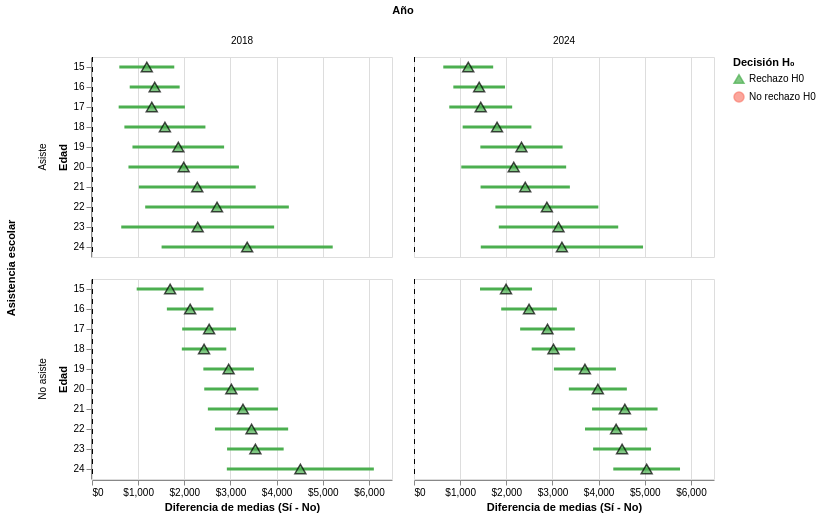

Source (notebook cell):
### Code cell
# ======================================
# GRÁFICO DE DIFERENCIAS – APORTACIÓN JÓVENES (con línea H0 y resaltado)
# ======================================

import altair as alt

print("✅ Creando gráfico con línea de hipótesis nula y resaltado de Rechazo H₀...")

# 1. Asegurarse de que Edad sea numérica
res_df_filtrado = res_df.copy()
try:
    res_df_filtrado["Edad"] = res_df_filtrado["Edad"].astype(int)
except:
    pass

# 2. Gráfico base
base = alt.Chart(res_df_filtrado).encode(
    y=alt.Y('Edad:O', title='Edad', axis=alt.Axis(labelAngle=0)),
    color=alt.Color('Decisión', title='Decisión H₀',
        scale=alt.Scale(
            domain=['Rechazo H0', 'No rechazo H0'],
            range=['#4CAF50', '#FA8072']  # Verde y salmón
        )
    ),
    tooltip=[
        alt.Tooltip('Año', title='Año'),
        alt.Tooltip('Asistencia', title='Asistencia escolar'),
        alt.Tooltip('Edad', title='Edad'),
        alt.Tooltip('Diferencia (Sí - No)', title='Diferencia (Sí - No)', format='$,.2f'),
        alt.Tooltip('IC95% inferior', title='IC 95% Inf.', format='$,.2f'),
        alt.Tooltip('IC95% superior', title='IC 95% Sup.', format='$,.2f'),
        alt.Tooltip('Valor-p', title='Valor-p', format='.4f'),
        alt.Tooltip('Decisión', title='Decisión H₀')
    ]
)

# 3. Barras de error (intervalos de confianza)
error_bars = base.mark_rule(size=3).encode(
    x=alt.X('IC95% inferior:Q', 
            title='Diferencia de medias (Sí - No)',
            axis=alt.Axis(format='$,.0f')),
    x2='IC95% superior:Q'
)

# 4. Puntos (estimaciones puntuales)
#    Usamos shape distinto y borde negro para los casos donde se rechaza H0
points = base.mark_point(size=120, filled=True, stroke='black', strokeWidth=1.5).encode(
    x=alt.X('Diferencia (Sí - No):Q'),
    shape=alt.Shape('Decisión', 
                    scale=alt.Scale(domain=['Rechazo H0', 'No rechazo H0'],
                                    range=['triangle-up', 'circle']),
                    legend=alt.Legend(title='Decisión H₀'))
)

# 5. Línea vertical en cero (hipótesis nula)
zero_line = alt.Chart(pd.DataFrame({'x': [0]})).mark_rule(
    color='black',
    strokeDash=[5,5],
    size=2
).encode(x='x')

# 6. Combinar capas y facetear por año y asistencia
final_chart = (error_bars + points + zero_line).facet(
    column=alt.Column('Año:N', title='Año'),
    row=alt.Row('Asistencia:N', title='Asistencia escolar')
).properties(
    background='#FFFFFF'
).configure_title(
    fontSize=14,
    anchor='middle'
).interactive()

final_chart

### Figure 1 — Vega-Lite specification as saved in the notebook (floating-point values rounded to 4 significant figures)
{"config": {"view": {"continuousWidth": 300, "continuousHeight": 300}, "title": {"anchor": "middle", "fontSize": 14}}, "data": {"name": "data-e7c05bfe805ce7259b681acea44328c8"}, "facet": {"column": {"field": "Año", "title": "Año", "type": "nominal"}, "row": {"field": "Asistencia", "title": "Asistencia escolar", "type": "nominal"}}, "spec": {"layer": [{"mark": {"type": "rule", "size": 3}, "encoding": {"color": {"field": "Decisión", "scale": {"domain": ["Rechazo H0", "No rechazo H0"], "range": ["#4CAF50", "#FA8072"]}, "title": "Decisión H₀", "type": "nominal"}, "tooltip": [{"field": "Año", "title": "Año", "type": "quantitative"}, {"field": "Asistencia", "title": "Asistencia escolar", "type": "nominal"}, {"field": "Edad", "title": "Edad", "type": "quantitative"}, {"field": "Diferencia (Sí - No)", "format": "$,.2f", "title": "Diferencia (Sí - No)", "type": "quantitative"}, {"field": "IC95% inferior", "format": "$,.2f", "title": "IC 95% Inf.", "type": "quantitative"}, {"field": "IC95% superior", "format": "$,.2f", "title": "IC 95% Sup.", "type": "quantitative"}, {"field": "Valor-p", "format": ".4f", "title": "Valor-p", "type": "quantitative"}, {"field": "Decisión", "title": "Decisión H₀", "type": "nominal"}], "x": {"axis": {"format": "$,.0f"}, "field": "IC95% inferior", "title": "Diferencia de medias (Sí - No)", "type": "quantitative"}, "x2": {"field": "IC95% superior"}, "y": {"axis": {"labelAngle": 0}, "field": "Edad", "title": "Edad", "type": "ordinal"}}, "name": "view_3"}, {"mark": {"type": "point", "filled": true, "size": 120, "stroke": "black", "strokeWidth": 1.5}, "encoding": {"color": {"field": "Decisión", "scale": {"domain": ["Rechazo H0", "No rechazo H0"], "range": ["#4CAF50", "#FA8072"]}, "title": "Decisión H₀", "type": "nominal"}, "shape": {"field": "Decisión", "legend": {"title": "Decisión H₀"}, "scale": {"domain": ["Rechazo H0", "No rechazo H0"], "range": ["triangle-up", "circle"]}, "type": "nominal"}, "tooltip": [{"field": "Año", "title": "Año", "type": "quantitative"}, {"field": "Asistencia", "title": "Asistencia escolar", "type": "nominal"}, {"field": "Edad", "title": "Edad", "type": "quantitative"}, {"field": "Diferencia (Sí - No)", "format": "$,.2f", "title": "Diferencia (Sí - No)", "type": "quantitative"}, {"field": "IC95% inferior", "format": "$,.2f", "title": "IC 95% Inf.", "type": "quantitative"}, {"field": "IC95% superior", "format": "$,.2f", "title": "IC 95% Sup.", "type": "quantitative"}, {"field": "Valor-p", "format": ".4f", "title": "Valor-p", "type": "quantitative"}, {"field": "Decisión", "title": "Decisión H₀", "type": "nominal"}], "x": {"field": "Diferencia (Sí - No)", "type": "quantitative"}, "y": {"axis": {"labelAngle": 0}, "field": "Edad", "title": "Edad", "type": "ordinal"}}}, {"data": {"name": "data-d285a7403ed98ae579761d64a864032b"}, "mark": {"type": "rule", "color": "black", "size": 2, "strokeDash": [5, 5]}, "encoding": {"x": {"field": "x", "type": "quantitative"}}}]}, "background": "#FFFFFF", "params": [{"name": "param_3", "select": {"type": "interval", "encodings": ["x", "y"]}, "bind": "scales", "views": ["view_3"]}], "$schema": "https://vega.github.io/schema/vega-lite/v5.20.1.json", "datasets": {"data-e7c05bfe805ce7259b681acea44328c8": [{"Año": 2018, "Edad": 15, "Asistencia": "Asiste", "Media (Sí)": 8790.0, "Media (No)": 7603.0, "Diferencia (Sí - No)": 1187.0, "Error Estándar": 303.7, "Z": 3.91, "Valor-p": 9.243e-05, "IC95% inferior": 592.1, "IC95% superior": 1783.0, "Decisión": "Rechazo H0"}, {"Año": 2018, "Edad": 15, "Asistencia": "No asiste", "Media (Sí)": 6444.0, "Media (No)": 4752.0, "Diferencia (Sí - No)": 1693.0, "Error Estándar": 369.6, "Z": 4.58, "Valor-p": 4.661e-06, "IC95% inferior": 968.2, "IC95% superior": 2417.0, "Decisión": "Rechazo H0"}, {"Año": 2018, "Edad": 16, "Asistencia": "Asiste", "Media (Sí)": 9251.0, "Media (No)": 7893.0, "Diferencia (Sí - No)": 1358.0, "Error Estándar": 276.0, "Z": 4.92, "Valor-p": 8.633e-07, "IC95% inferior": 817.2, "IC95% superior": 1899.0, "Decisión": "Rechazo H0"}, {"Año": 2018, "Edad": 16, "Asistencia": "No asiste", "Media (Sí)": 6551.0, "Media (No)": 4425.0, "Diferencia (Sí - No)": 2127.0, "Error Estándar": 257.3, "Z": 8.266, "Valor-p": 2.22e-16, "IC95% inferior": 1622.0, "IC95% superior": 2631.0, "Decisión": "Rechazo H0"}, {"Año": 2018, "Edad": 17, "Asistencia": "Asiste", "Media (Sí)": 9822.0, "Media (No)": 8527.0, "Diferencia (Sí - No)": 1295.0, "Error Estándar": 366.1, "Z": 3.538, "Valor-p": 0.0004031, "IC95% inferior": 577.7, "IC95% superior": 2013.0, "Decisión": "Rechazo H0"}, {"Año": 2018, "Edad": 17, "Asistencia": "No asiste", "Media (Sí)": 7691.0, "Media (No)": 5153.0, "Diferencia (Sí - No)": 2538.0, "Error Estándar": 297.9, "Z": 8.519, "Valor-p": 0.0, "IC95% inferior": 1954.0, "IC95% superior": 3122.0, "Decisión": "Rechazo H0"}, {"Año": 2018, "Edad": 18, "Asistencia": "Asiste", "Media (Sí)": 11160.0, "Media (No)": 9580.0, "Diferencia (Sí - No)": 1580.0, "Error Estándar": 447.8, "Z": 3.527, "Valor-p": 0.00042, "IC95% inferior": 701.9, "IC95% superior": 2457.0, "Decisión": "Rechazo H0"}, {"Año": 2018, "Edad": 18, "Asistencia": "No asiste", "Media (Sí)": 7986.0, "Media (No)": 5559.0, "Diferencia (Sí - No)": 2428.0, "Error Estándar": 245.6, "Z": 9.884, "Valor-p": 0.0, "IC95% inferior": 1946.0, "IC95% superior": 2909.0, "Decisión": "Rechazo H0"}, {"Año": 2018, "Edad": 19, "Asistencia": "Asiste", "Media (Sí)": 11960.0, "Media (No)": 10090.0, "Diferencia (Sí - No)": 1869.0, "Error Estándar": 506.5, "Z": 3.691, "Valor-p": 0.0002234, "IC95% inferior": 876.7, "IC95% superior": 2862.0, "Decisión": "Rechazo H0"}, {"Año": 2018, "Edad": 19, "Asistencia": "No asiste", "Media (Sí)": 8874.0, "Media (No)": 5913.0, "Diferencia (Sí - No)": 2961.0, "Error Estándar": 279.6, "Z": 10.59, "Valor-p": 0.0, "IC95% inferior": 2412.0, "IC95% superior": 3509.0, "Decisión": "Rechazo H0"}, {"Año": 2018, "Edad": 20, "Asistencia": "Asiste", "Media (Sí)": 13180.0, "Media (No)": 11200.0, "Diferencia (Sí - No)": 1987.0, "Error Estándar": 610.6, "Z": 3.254, "Valor-p": 0.001138, "IC95% inferior": 790.0, "IC95% superior": 3184.0, "Decisión": "Rechazo H0"}, {"Año": 2018, "Edad": 20, "Asistencia": "No asiste", "Media (Sí)": 8712.0, "Media (No)": 5693.0, "Diferencia (Sí - No)": 3019.0, "Error Estándar": 299.6, "Z": 10.08, "Valor-p": 0.0, "IC95% inferior": 2432.0, "IC95% superior": 3606.0, "Decisión": "Rechazo H0"}, {"Año": 2018, "Edad": 21, "Asistencia": "Asiste", "Media (Sí)": 13470.0, "Media (No)": 11190.0, "Diferencia (Sí - No)": 2281.0, "Error Estándar": 645.7, "Z": 3.533, "Valor-p": 0.0004115, "IC95% inferior": 1015.0, "IC95% superior": 3546.0, "Decisión": "Rechazo H0"}, {"Año": 2018, "Edad": 21, "Asistencia": "No asiste", "Media (Sí)": 9441.0, "Media (No)": 6171.0, "Diferencia (Sí - No)": 3271.0, "Error Estándar": 387.8, "Z": 8.434, "Valor-p": 0.0, "IC95% inferior": 2511.0, "IC95% superior": 4031.0, "Decisión": "Rechazo H0"}, {"Año": 2018, "Edad": 22, "Asistencia": "Asiste", "Media (Sí)": 14360.0, "Media (No)": 11650.0, "Diferencia (Sí - No)": 2709.0, "Error Estándar": 794.0, "Z": 3.412, "Valor-p": 0.0006456, "IC95% inferior": 1153.0, "IC95% superior": 4265.0, "Decisión": "Rechazo H0"}, {"Año": 2018, "Edad": 22, "Asistencia": "No asiste", "Media (Sí)": 10200.0, "Media (No)": 6739.0, "Diferencia (Sí - No)": 3457.0, "Error Estándar": 404.6, "Z": 8.544, "Valor-p": 0.0, "IC95% inferior": 2664.0, "IC95% superior": 4250.0, "Decisión": "Rechazo H0"}, {"Año": 2018, "Edad": 23, "Asistencia": "Asiste", "Media (Sí)": 14350.0, "Media (No)": 12060.0, "Diferencia (Sí - No)": 2290.0, "Error Estándar": 845.1, "Z": 2.71, "Valor-p": 0.006736, "IC95% inferior": 633.5, "IC95% superior": 3946.0, "Decisión": "Rechazo H0"}, {"Año": 2018, "Edad": 23, "Asistencia": "No asiste", "Media (Sí)": 10450.0, "Media (No)": 6911.0, "Diferencia (Sí - No)": 3540.0, "Error Estándar": 312.7, "Z": 11.32, "Valor-p": 0.0, "IC95% inferior": 2927.0, "IC95% superior": 4153.0, "Decisión": "Rechazo H0"}, {"Año": 2018, "Edad": 24, "Asistencia": "Asiste", "Media (Sí)": 15380.0, "Media (No)": 12020.0, "Diferencia (Sí - No)": 3362.0, "Error Estándar": 945.9, "Z": 3.554, "Valor-p": 0.0003795, "IC95% inferior": 1508.0, "IC95% superior": 5215.0, "Decisión": "Rechazo H0"}, {"Año": 2018, "Edad": 24, "Asistencia": "No asiste", "Media (Sí)": 11670.0, "Media (No)": 7155.0, "Diferencia (Sí - No)": 4514.0, "Error Estándar": 812.5, "Z": 5.556, "Valor-p": 2.76e-08, "IC95% inferior": 2922.0, "IC95% superior": 6107.0, "Decisión": "Rechazo H0"}, {"Año": 2024, "Edad": 15, "Asistencia": "Asiste", "Media (Sí)": 11250.0, "Media (No)": 10080.0, "Diferencia (Sí - No)": 1175.0, "Error Estándar": 275.8, "Z": 4.26, "Valor-p": 2.04e-05, "IC95% inferior": 634.5, "IC95% superior": 1716.0, "Decisión": "Rechazo H0"}, {"Año": 2024, "Edad": 15, "Asistencia": "No asiste", "Media (Sí)": 7628.0, "Media (No)": 5635.0, "Diferencia (Sí - No)": 1994.0, "Error Estándar": 287.6, "Z": 6.933, "Valor-p": 4.117e-12, "IC95% inferior": 1430.0, "IC95% superior": 2558.0, "Decisión": "Rechazo H0"}, {"Año": 2024, "Edad": 16, "Asistencia": "Asiste", "Media (Sí)": 12000.0, "Media (No)": 10580.0, "Diferencia (Sí - No)": 1412.0, "Error Estándar": 285.5, "Z": 4.944, "Valor-p": 7.639e-07, "IC95% inferior": 852.0, "IC95% superior": 1971.0, "Decisión": "Rechazo H0"}, {"Año": 2024, "Edad": 16, "Asistencia": "No asiste", "Media (Sí)": 8427.0, "Media (No)": 5935.0, "Diferencia (Sí - No)": 2492.0, "Error Estándar": 307.6, "Z": 8.102, "Valor-p": 4.441e-16, "IC95% inferior": 1889.0, "IC95% superior": 3095.0, "Decisión": "Rechazo H0"}, {"Año": 2024, "Edad": 17, "Asistencia": "Asiste", "Media (Sí)": 12260.0, "Media (No)": 10810.0, "Diferencia (Sí - No)": 1446.0, "Error Estándar": 347.6, "Z": 4.16, "Valor-p": 3.189e-05, "IC95% inferior": 764.5, "IC95% superior": 2127.0, "Decisión": "Rechazo H0"}, {"Año": 2024, "Edad": 17, "Asistencia": "No asiste", "Media (Sí)": 9494.0, "Media (No)": 6602.0, "Diferencia (Sí - No)": 2892.0, "Error Estándar": 302.1, "Z": 9.572, "Valor-p": 0.0, "IC95% inferior": 2300.0, "IC95% superior": 3484.0, "Decisión": "Rechazo H0"}, {"Año": 2024, "Edad": 18, "Asistencia": "Asiste", "Media (Sí)": 13600.0, "Media (No)": 11800.0, "Diferencia (Sí - No)": 1799.0, "Error Estándar": 380.0, "Z": 4.734, "Valor-p": 2.199e-06, "IC95% inferior": 1054.0, "IC95% superior": 2544.0, "Decisión": "Rechazo H0"}, {"Año": 2024, "Edad": 18, "Asistencia": "No asiste", "Media (Sí)": 10330.0, "Media (No)": 7312.0, "Diferencia (Sí - No)": 3022.0, "Error Estándar": 240.5, "Z": 12.56, "Valor-p": 0.0, "IC95% inferior": 2550.0, "IC95% superior": 3493.0, "Decisión": "Rechazo H0"}, {"Año": 2024, "Edad": 19, "Asistencia": "Asiste", "Media (Sí)": 14040.0, "Media (No)": 11710.0, "Diferencia (Sí - No)": 2328.0, "Error Estándar": 454.5, "Z": 5.123, "Valor-p": 3.001e-07, "IC95% inferior": 1438.0, "IC95% superior": 3219.0, "Decisión": "Rechazo H0"}, {"Año": 2024, "Edad": 19, "Asistencia": "No asiste", "Media (Sí)": 11180.0, "Media (No)": 7474.0, "Diferencia (Sí - No)": 3703.0, "Error Estándar": 342.7, "Z": 10.81, "Valor-p": 0.0, "IC95% inferior": 3031.0, "IC95% superior": 4375.0, "Decisión": "Rechazo H0"}, {"Año": 2024, "Edad": 20, "Asistencia": "Asiste", "Media (Sí)": 14460.0, "Media (No)": 12300.0, "Diferencia (Sí - No)": 2161.0, "Error Estándar": 579.7, "Z": 3.727, "Valor-p": 0.0001936, "IC95% inferior": 1024.0, "IC95% superior": 3297.0, "Decisión": "Rechazo H0"}, {"Año": 2024, "Edad": 20, "Asistencia": "No asiste", "Media (Sí)": 11770.0, "Media (No)": 7783.0, "Diferencia (Sí - No)": 3983.0, "Error Estándar": 320.6, "Z": 12.42, "Valor-p": 0.0, "IC95% inferior": 3355.0, "IC95% superior": 4612.0, "Decisión": "Rechazo H0"}, {"Año": 2024, "Edad": 21, "Asistencia": "Asiste", "Media (Sí)": 14840.0, "Media (No)": 12430.0, "Diferencia (Sí - No)": 2410.0, "Error Estándar": 493.6, "Z": 4.881, "Valor-p": 1.054e-06, "IC95% inferior": 1442.0, "IC95% superior": 3377.0, "Decisión": "Rechazo H0"}, {"Año": 2024, "Edad": 21, "Asistencia": "No asiste", "Media (Sí)": 12760.0, "Media (No)": 8189.0, "Diferencia (Sí - No)": 4568.0, "Error Estándar": 362.2, "Z": 12.61, "Valor-p": 0.0, "IC95% inferior": 3858.0, "IC95% superior": 5278.0, "Decisión": "Rechazo H0"}, {"Año": 2024, "Edad": 22, "Asistencia": "Asiste", "Media (Sí)": 15340.0, "Media (No)": 12460.0, "Diferencia (Sí - No)": 2879.0, "Error Estándar": 569.0, "Z": 5.059, "Valor-p": 4.213e-07, "IC95% inferior": 1763.0, "IC95% superior": 3994.0, "Decisión": "Rechazo H0"}, {"Año": 2024, "Edad": 22, "Asistencia": "No asiste", "Media (Sí)": 13020.0, "Media (No)": 8639.0, "Diferencia (Sí - No)": 4379.0, "Error Estándar": 343.8, "Z": 12.74, "Valor-p": 0.0, "IC95% inferior": 3705.0, "IC95% superior": 5053.0, "Decisión": "Rechazo H0"}, {"Año": 2024, "Edad": 23, "Asistencia": "Asiste", "Media (Sí)": 16600.0, "Media (No)": 13470.0, "Diferencia (Sí - No)": 3131.0, "Error Estándar": 660.1, "Z": 4.743, "Valor-p": 2.101e-06, "IC95% inferior": 1837.0, "IC95% superior": 4425.0, "Decisión": "Rechazo H0"}, {"Año": 2024, "Edad": 23, "Asistencia": "No asiste", "Media (Sí)": 13420.0, "Media (No)": 8915.0, "Diferencia (Sí - No)": 4508.0, "Error Estándar": 320.2, "Z": 14.08, "Valor-p": 0.0, "IC95% inferior": 3881.0, "IC95% superior": 5136.0, "Decisión": "Rechazo H0"}, {"Año": 2024, "Edad": 24, "Asistencia": "Asiste", "Media (Sí)": 16270.0, "Media (No)": 13070.0, "Diferencia (Sí - No)": 3205.0, "Error Estándar": 896.8, "Z": 3.573, "Valor-p": 0.0003525, "IC95% inferior": 1447.0, "IC95% superior": 4962.0, "Decisión": "Rechazo H0"}, {"Año": 2024, "Edad": 24, "Asistencia": "No asiste", "Media (Sí)": 14360.0, "Media (No)": 9317.0, "Diferencia (Sí - No)": 5041.0, "Error Estándar": 368.9, "Z": 13.67, "Valor-p": 0.0, "IC95% inferior": 4318.0, "IC95% superior": 5764.0, "Decisión": "Rechazo H0"}], "data-d285a7403ed98ae579761d64a864032b": [{"x": 0}]}}
